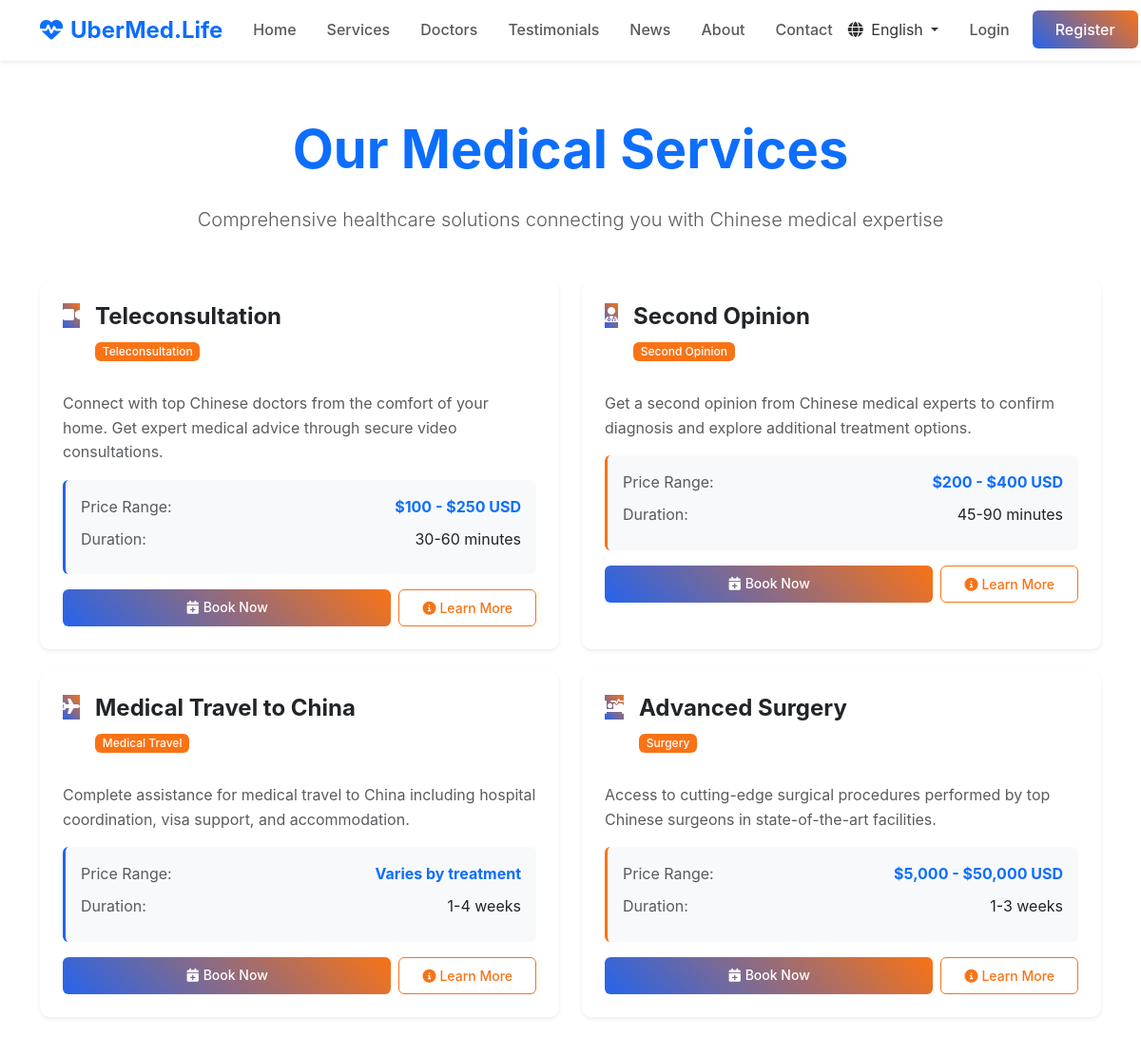
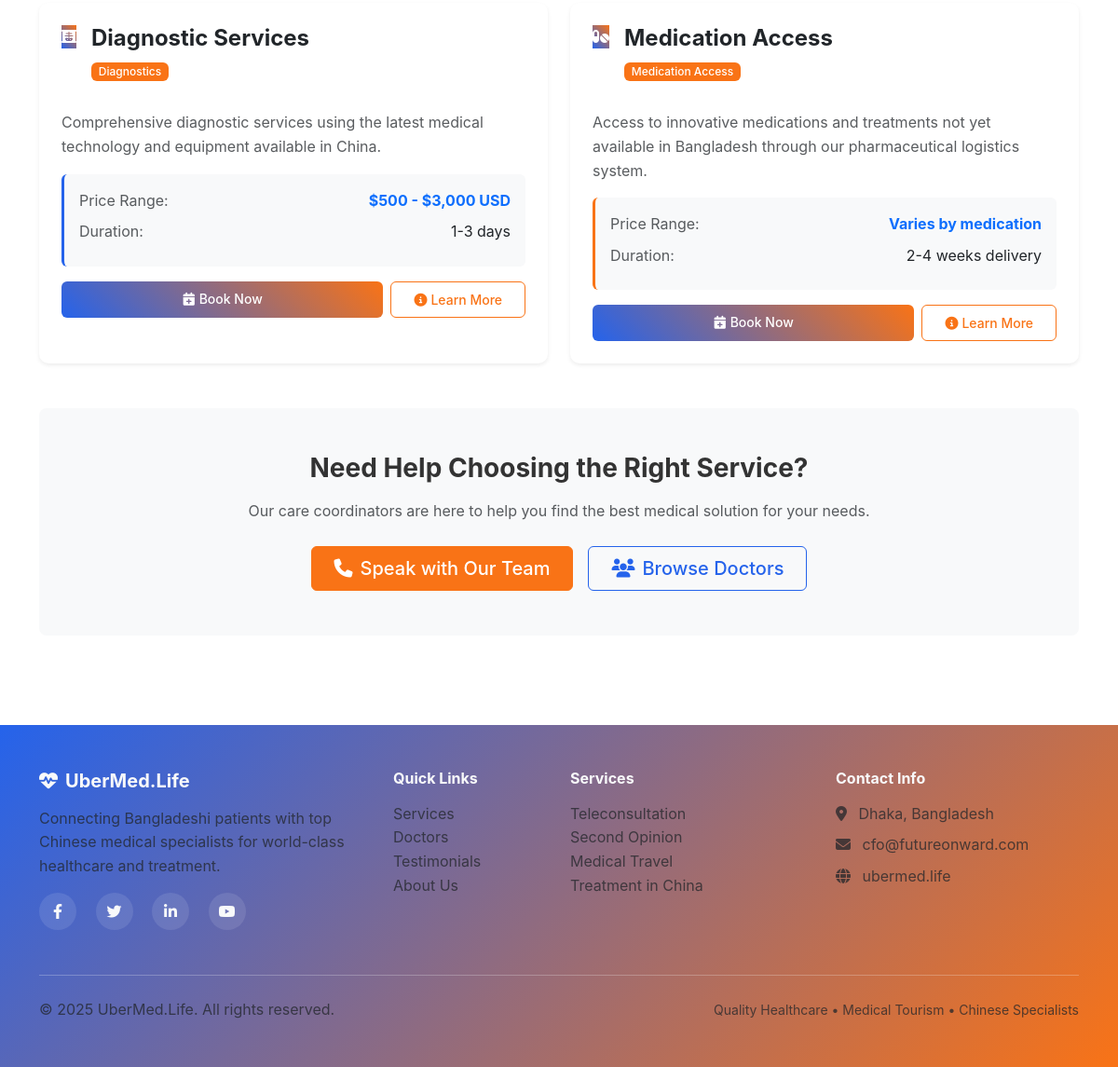
Page /services/ on the committed database (2 pictures, top to bottom).
### main/models.py (models this page shows, shortened)
class Service(models.Model):
    SERVICE_TYPES = [
        ('consultation', _('Teleconsultation')),
        ('second_opinion', _('Second Opinion')),
        ('treatment', _('Treatment in China')),
        ('surgery', _('Surgery')),
        ('diagnostics', _('Diagnostics')),
        ('medication', _('Medication Access')),
        ('travel', _('Medical Travel')),
    ]
    name = models.CharField(max_length=255, verbose_name=_('Service Name'))
    name_bangla = models.CharField(max_length=255, verbose_name=_('Service Name (Bangla)'), blank=True)
    service_type = models.CharField(max_length=50, choices=SERVICE_TYPES, verbose_name=_('Service Type'))
    description = models.TextField(verbose_name=_('Description'))
    description_bangla = models.TextField(verbose_name=_('Description (Bangla)'), blank=True)
    price_range = models.CharField(max_length=100, verbose_name=_('Price Range'), blank=True)
    duration = models.CharField(max_length=100, verbose_name=_('Duration'), blank=True)
    icon = models.ImageField(upload_to='services/', verbose_name=_('Icon'), blank=True, null=True)
    is_active = models.BooleanField(default=True, verbose_name=_('Active'))
    created_at = models.DateTimeField(auto_now_add=True)
    class Meta:
        verbose_name = _('Service')
        verbose_name_plural = _('Services')

### main/views.py (the view)
# urls.py: path('services/', views.services, name='services'),
def services(request):
    services = Service.objects.filter(is_active=True)
    context = {
        'services': services,
    }
    return render(request, 'main/services.html', context)

### templates/main/services.html (shortened to what this page needs)
{% extends 'base.html' %}
{% load static %}
{% load i18n %}
{% block content %}
<div class="container py-5">
    <section class="text-center mb-5">
        <h1 class="display-4 fw-bold text-primary mb-4">
            {% trans "Our Medical Services" %}
        </h1>
        <p class="lead text-muted mx-auto" style="max-width: 800px;">
            {% trans "Comprehensive healthcare solutions connecting you with Chinese medical expertise" %}
        </p>
    </section>
    <div class="row g-4">
        {% for service in services %}
        <div class="col-lg-6 col-md-6">
            <div class="card service-card h-100 border-0 shadow-sm {% cycle 'card-blue' 'card-orange' %}">
                <div class="card-body p-4">
                    <div class="d-flex align-items-start mb-3">
                        <div class="service-icon-placeholder me-3">
                            {% if service.service_type == 'consultation' %}
                                <i class="fas fa-video"></i>
                            {% elif service.service_type == 'second_opinion' %}
                                <i class="fas fa-user-md"></i>
                            {% elif service.service_type == 'travel' %}
                                <i class="fas fa-plane"></i>
                            {% elif service.service_type == 'surgery' %}
                                <i class="fas fa-procedures"></i>
                            {% elif service.service_type == 'diagnostics' %}
                                <i class="fas fa-x-ray"></i>
                            {% elif service.service_type == 'medication' %}
                                <i class="fas fa-pills"></i>
                            {% else %}
                                <i class="fas fa-stethoscope"></i>
                            {% endif %}
                        </div>
                        <div class="flex-grow-1">
                            <h4 class="fw-bold mb-2">
                                {% get_current_language as LANGUAGE_CODE %}
                                {% if LANGUAGE_CODE == 'bn' and service.name_bangla %}
                                    {{ service.name_bangla }}
                                {% else %}
                                    {{ service.name }}
                                {% endif %}
                            </h4>
                            <span class="badge badge-orange mb-3">{{ service.get_service_type_display }}</span>
                        </div>
                    </div>
                    <p class="text-muted mb-3">
                        {% if LANGUAGE_CODE == 'bn' and service.description_bangla %}
                            {{ service.description_bangla }}
                        {% else %}
                            {{ service.description }}
                        {% endif %}
                    </p>
                    <div class="service-details mb-3">
                        {% if service.price_range %}
                        <div class="d-flex justify-content-between mb-2">
                            <span class="text-muted">{% trans "Price Range:" %}</span>
                            <span class="fw-bold text-primary">{{ service.price_range }}</span>
                        </div>
                        {% endif %}
                        {% if service.duration %}
                        <div class="d-flex justify-content-between mb-2">
                            <span class="text-muted">{% trans "Duration:" %}</span>
                            <span class="text-dark">{{ service.duration }}</span>
                        </div>
                        {% endif %}
                    </div>
                    <div class="d-flex gap-2">
                        <a href="{% url 'main:consultation_request' %}" class="btn btn-primary btn-sm flex-grow-1">
                            <i class="fas fa-calendar-plus me-1"></i>{% trans "Book Now" %}
                        </a>
                        <a href="{% url 'main:contact' %}" class="btn btn-outline-orange btn-sm">
                            <i class="fas fa-info-circle me-1"></i>{% trans "Learn More" %}
                        </a>
                    </div>
                </div>
            </div>
        </div>
        {% endfor %}
    </div>
    <section class="text-center mt-5 py-5 bg-light rounded-lg">
        <h3 class="fw-bold mb-3">{% trans "Need Help Choosing the Right Service?" %}</h3>
        <p class="text-muted mb-4">
            {% trans "Our care coordinators are here to help you find the best medical solution for your needs." %}
        </p>
        <div class="d-flex flex-wrap gap-3 justify-content-center">
            <a href="{% url 'main:contact' %}" class="btn btn-orange btn-lg">
                <i class="fas fa-phone me-2"></i>{% trans "Speak with Our Team" %}
            </a>
            <a href="{% url 'main:doctors' %}" class="btn btn-outline-primary btn-lg">
                <i class="fas fa-users me-2"></i>{% trans "Browse Doctors" %}
            </a>
        </div>
    </section>
</div>
{% endblock %}

### templates/base.html (shortened to what this page needs)
{% load static %}
{% load i18n %}
<!DOCTYPE html>
<html lang="{% get_current_language as LANGUAGE_CODE %}{{ LANGUAGE_CODE }}">
<head>
    <link href="https://cdn.jsdelivr.net/npm/bootstrap@5.3.0/dist/css/bootstrap.min.css" rel="stylesheet">
    <link rel="stylesheet" href="https://cdnjs.cloudflare.com/ajax/libs/font-awesome/6.4.0/css/all.min.css">
    <link rel="stylesheet" href="{% static 'css/style.css' %}">
</head>
<body>
    <nav class="navbar navbar-expand-lg navbar-light bg-white shadow-sm fixed-top">
        <div class="container">
            <a class="navbar-brand fw-bold text-primary" href="{% url 'main:home' %}">
                <i class="fas fa-heartbeat me-2"></i>UberMed.Life
            </a>
            <div class="collapse navbar-collapse" id="navbarNav">
                <ul class="navbar-nav me-auto">
                    <li class="nav-item">
                        <a class="nav-link" href="{% url 'main:home' %}">{% trans "Home" %}</a>
                    </li>
                    <li class="nav-item">
                        <a class="nav-link" href="{% url 'main:services' %}">{% trans "Services" %}</a>
                    </li>
                    <li class="nav-item">
                        <a class="nav-link" href="{% url 'main:doctors' %}">{% trans "Doctors" %}</a>
                    </li>
                    <li class="nav-item">
                        <a class="nav-link" href="{% url 'main:testimonials' %}">{% trans "Testimonials" %}</a>
                    </li>
                    <li class="nav-item">
                        <a class="nav-link" href="{% url 'main:news' %}">{% trans "News" %}</a>
                    </li>
                    <li class="nav-item">
                        <a class="nav-link" href="{% url 'main:about' %}">{% trans "About" %}</a>
                    </li>
                    <li class="nav-item">
                        <a class="nav-link" href="{% url 'main:contact' %}">{% trans "Contact" %}</a>
                    </li>
                </ul>
                <div class="nav-item dropdown me-3">
                    <a class="nav-link dropdown-toggle" href="#" role="button" data-bs-toggle="dropdown">
                        <i class="fas fa-globe me-1"></i>
                        {% get_current_language as LANGUAGE_CODE %}
                        {% if LANGUAGE_CODE == 'bn' %}বাংলা{% else %}English{% endif %}
                    </a>
                </div>
                <ul class="navbar-nav">
                    {% if user.is_authenticated %}
                        <li class="nav-item dropdown">
                            <a class="nav-link dropdown-toggle" href="#" role="button" data-bs-toggle="dropdown">
                                <i class="fas fa-user me-1"></i>{{ user.first_name|default:user.username }}
                            </a>
                            <ul class="dropdown-menu">
                                <li><a class="dropdown-item" href="{% url 'main:dashboard' %}">
                                    <i class="fas fa-tachometer-alt me-2"></i>{% trans "Dashboard" %}
                                </a></li>
                                <li><a class="dropdown-item" href="{% url 'accounts:profile' %}">
                                    <i class="fas fa-user-edit me-2"></i>{% trans "Profile" %}
                                </a></li>
                                <li><a class="dropdown-item" href="{% url 'main:my_consultations' %}">
                                    <i class="fas fa-stethoscope me-2"></i>{% trans "My Consultations" %}
                                </a></li>
                                <li><a class="dropdown-item" href="{% url 'main:my_travel_plans' %}">
                                    <i class="fas fa-plane me-2"></i>{% trans "My Travel Plans" %}
                                </a></li>
                                <li><hr class="dropdown-divider"></li>
                                <li><a class="dropdown-item" href="{% url 'accounts:logout' %}">
                                    <i class="fas fa-sign-out-alt me-2"></i>{% trans "Logout" %}
                                </a></li>
                            </ul>
                        </li>
                    {% else %}
                        <li class="nav-item">
                            <a class="nav-link" href="{% url 'accounts:login' %}">{% trans "Login" %}</a>
                        </li>
                        <li class="nav-item">
                            <a class="btn btn-primary ms-2" href="{% url 'accounts:register' %}">{% trans "Register" %}</a>
                        </li>
                    {% endif %}
                </ul>
            </div>
        </div>
    </nav>
    <main style="margin-top: 76px;">
        {% block content %}{% endblock %}
    </main>
    <footer class="bg-gradient-primary text-light py-5 mt-5">
        <div class="container">
            <div class="row">
                <div class="col-lg-4 col-md-6 mb-4">
                    <h5 class="fw-bold mb-3">
                        <i class="fas fa-heartbeat me-2"></i>UberMed.Life
                    </h5>
                    <p class="text-muted">
                        {% trans "Connecting Bangladeshi patients with top Chinese medical specialists for world-class healthcare and treatment." %}
                    </p>
                    <div class="social-links">
                        <a href="#" class="text-light me-3"><i class="fab fa-facebook-f"></i></a>
                        <a href="#" class="text-light me-3"><i class="fab fa-twitter"></i></a>
                        <a href="#" class="text-light me-3"><i class="fab fa-linkedin-in"></i></a>
                        <a href="#" class="text-light"><i class="fab fa-youtube"></i></a>
                    </div>
                </div>
                <div class="col-lg-2 col-md-6 mb-4">
                    <h6 class="fw-bold mb-3">{% trans "Quick Links" %}</h6>
                    <ul class="list-unstyled">
                        <li><a href="{% url 'main:services' %}" class="text-muted text-decoration-none">{% trans "Services" %}</a></li>
                        <li><a href="{% url 'main:doctors' %}" class="text-muted text-decoration-none">{% trans "Doctors" %}</a></li>
                        <li><a href="{% url 'main:testimonials' %}" class="text-muted text-decoration-none">{% trans "Testimonials" %}</a></li>
                        <li><a href="{% url 'main:about' %}" class="text-muted text-decoration-none">{% trans "About Us" %}</a></li>
                    </ul>
                </div>
                <div class="col-lg-3 col-md-6 mb-4">
                    <h6 class="fw-bold mb-3">{% trans "Services" %}</h6>
                    <ul class="list-unstyled">
                        <li><a href="#" class="text-muted text-decoration-none">{% trans "Teleconsultation" %}</a></li>
                        <li><a href="#" class="text-muted text-decoration-none">{% trans "Second Opinion" %}</a></li>
                        <li><a href="#" class="text-muted text-decoration-none">{% trans "Medical Travel" %}</a></li>
                        <li><a href="#" class="text-muted text-decoration-none">{% trans "Treatment in China" %}</a></li>
                    </ul>
                </div>
                <div class="col-lg-3 col-md-6 mb-4">
                    <h6 class="fw-bold mb-3">{% trans "Contact Info" %}</h6>
                    <div class="contact-info">
                        <p class="text-muted mb-2">
                            <i class="fas fa-map-marker-alt me-2"></i>
                            {% trans "Dhaka, Bangladesh" %}
                        </p>
                        <p class="text-muted mb-2">
                            <i class="fas fa-envelope me-2"></i>
                            <a href="mailto:cfo@futureonward.com" class="text-muted text-decoration-none">cfo@futureonward.com</a>
                        </p>
                        <p class="text-muted mb-2">
                            <i class="fas fa-globe me-2"></i>
                            <a href="https://ubermed.life" class="text-muted text-decoration-none">ubermed.life</a>
                        </p>
                    </div>
                </div>
            </div>
            <hr class="my-4">
            <div class="row align-items-center">
                <div class="col-md-6">
                    <p class="text-muted mb-0">
                        &copy; 2025 UberMed.Life. {% trans "All rights reserved." %}
                    </p>
                </div>
                <div class="col-md-6 text-md-end">
                    <small class="text-muted">
                        {% trans "Quality Healthcare • Medical Tourism • Chinese Specialists" %}
                    </small>
                </div>
            </div>
        </div>
    </footer>
</body>
</html>

### rows in the picture
Service: name "Teleconsultation", service_type "Teleconsultation", description "Connect with top Chinese doctors from the comfort of your home. Get expert medical advice through secure video consultations.", price_range "$100 - $250 USD", duration "30-60 minutes"
Service: name "Second Opinion", service_type "Second Opinion", description "Get a second opinion from Chinese medical experts to confirm diagnosis and explore additional treatment options.", price_range "$200 - $400 USD", duration "45-90 minutes"
Service: name "Medical Travel to China", service_type "Medical Travel", description "Complete assistance for medical travel to China including hospital coordination, visa support, and accommodation.", price_range "Varies by treatment", duration "1-4 weeks"
Service: name "Advanced Surgery", service_type "Surgery", description "Access to cutting-edge surgical procedures performed by top Chinese surgeons in state-of-the-art facilities.", price_range "$5,000 - $50,000 USD", duration "1-3 weeks"
Service: name "Diagnostic Services", service_type "Diagnostics", description "Comprehensive diagnostic services using the latest medical technology and equipment available in China.", price_range "$500 - $3,000 USD", duration "1-3 days"
Service: name "Medication Access", service_type "Medication Access", description "Access to innovative medications and treatments not yet available in Bangladesh through our pharmaceutical logistics system.", price_range "Varies by medication", duration "2-4 weeks delivery"
